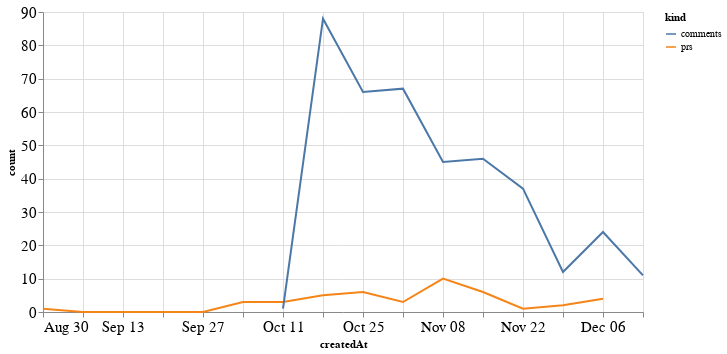

Notebook code for this chart:
### Code cell
alt.Chart(total_time, width=600).mark_line().encode(
    x='createdAt',
    y='count',
    color='kind'
)

### Figure 1 — Vega-Lite specification as saved in the notebook (floating-point values rounded to 4 significant figures)
{"config": {"axisLeft": {"labelFontSize": 15}, "axisBottom": {"labelFontSize": 15}}, "data": {"name": "data-3a6643d2a44f9a6dcdee0ac59b72c5a8"}, "mark": "line", "encoding": {"color": {"type": "nominal", "field": "kind"}, "x": {"type": "temporal", "field": "createdAt"}, "y": {"type": "quantitative", "field": "count"}}, "width": 600, "$schema": "https://vega.github.io/schema/vega-lite/v4.8.1.json", "datasets": {"data-3a6643d2a44f9a6dcdee0ac59b72c5a8": [{"createdAt": "2020-08-30T00:00:00", "kind": "prs", "count": 1.0}, {"createdAt": "2020-09-06T00:00:00", "kind": "prs", "count": 0.0}, {"createdAt": "2020-09-13T00:00:00", "kind": "prs", "count": 0.0}, {"createdAt": "2020-09-20T00:00:00", "kind": "prs", "count": 0.0}, {"createdAt": "2020-09-27T00:00:00", "kind": "prs", "count": 0.0}, {"createdAt": "2020-10-04T00:00:00", "kind": "prs", "count": 3.0}, {"createdAt": "2020-10-11T00:00:00", "kind": "prs", "count": 3.0}, {"createdAt": "2020-10-18T00:00:00", "kind": "prs", "count": 5.0}, {"createdAt": "2020-10-25T00:00:00", "kind": "prs", "count": 6.0}, {"createdAt": "2020-11-01T00:00:00", "kind": "prs", "count": 3.0}, {"createdAt": "2020-11-08T00:00:00", "kind": "prs", "count": 10.0}, {"createdAt": "2020-11-15T00:00:00", "kind": "prs", "count": 6.0}, {"createdAt": "2020-11-22T00:00:00", "kind": "prs", "count": 1.0}, {"createdAt": "2020-11-29T00:00:00", "kind": "prs", "count": 2.0}, {"createdAt": "2020-12-06T00:00:00", "kind": "prs", "count": 4.0}, {"createdAt": "2020-12-13T00:00:00", "kind": "prs", "count": null}, {"createdAt": "2020-08-30T00:00:00", "kind": "comments", "count": null}, {"createdAt": "2020-09-06T00:00:00", "kind": "comments", "count": null}, {"createdAt": "2020-09-13T00:00:00", "kind": "comments", "count": null}, {"createdAt": "2020-09-20T00:00:00", "kind": "comments", "count": null}, {"createdAt": "2020-09-27T00:00:00", "kind": "comments", "count": null}, {"createdAt": "2020-10-04T00:00:00", "kind": "comments", "count": null}, {"createdAt": "2020-10-11T00:00:00", "kind": "comments", "count": 1.0}, {"createdAt": "2020-10-18T00:00:00", "kind": "comments", "count": 88.0}, {"createdAt": "2020-10-25T00:00:00", "kind": "comments", "count": 66.0}, {"createdAt": "2020-11-01T00:00:00", "kind": "comments", "count": 67.0}, {"createdAt": "2020-11-08T00:00:00", "kind": "comments", "count": 45.0}, {"createdAt": "2020-11-15T00:00:00", "kind": "comments", "count": 46.0}, {"createdAt": "2020-11-22T00:00:00", "kind": "comments", "count": 37.0}, {"createdAt": "2020-11-29T00:00:00", "kind": "comments", "count": 12.0}, {"createdAt": "2020-12-06T00:00:00", "kind": "comments", "count": 24.0}, {"createdAt": "2020-12-13T00:00:00", "kind": "comments", "count": 11.0}]}}
